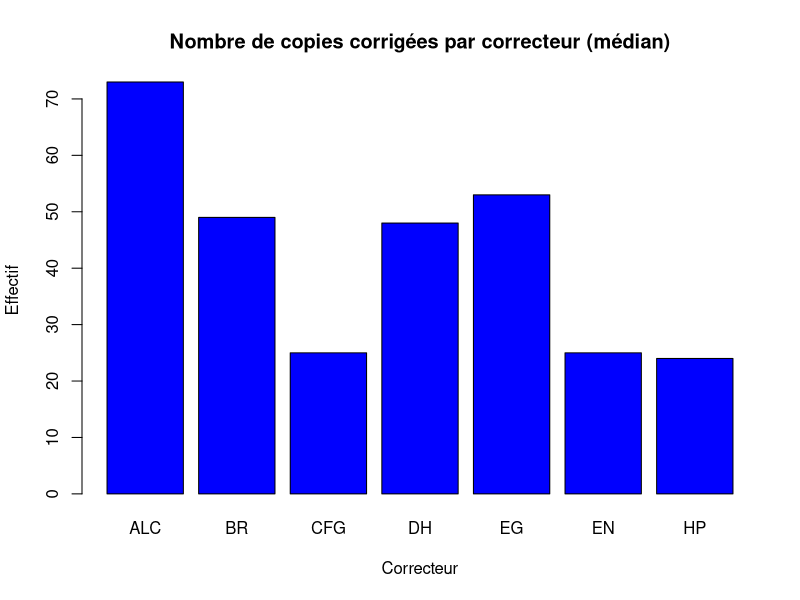
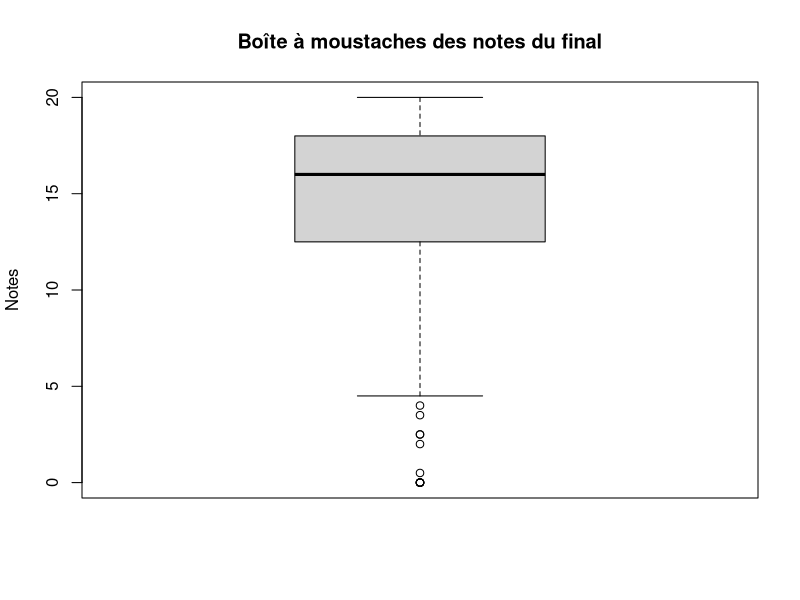

Recreate these plots in R, in order.
# 1
log(640320^3 + 744)/(sqrt(163))
pi

# 2
notes <- c(18, 1.5, 9.5, 15.5, 15, 15.5, 0.5, 14.5, 10)
notes <- c(notes, 4)
notes

# 3
v <- c(1, 2, 3, 4, 5)
u <- c(5, 4, 3, 2, 1)
v + 1
2*v
v/3
u * v
u == 2
v > pi

# 4
notes10 <- notes/2
notes10
notes10 > 6
# On compte 5 élèves ayant eu plus de 6

# 5
moyenne3p <- (notes10[1] + notes10[3] + notes10[length(notes)])/3
moyenne3p

# 6
l <- length(notes[notes>10])
l
# La fonction length donne 5 notes strictement supérieures à 10

#7
notesfloored <- floor(notes)
entiers <- notesfloored == notes
minnotesentieres <- min(notes[entiers])
minnotesentieres

# 8
notes2 <- notes - 2
notes2

# 9
# Il y a 2 notes négatives
negatives = notes2 < 0
notes2[negatives] <- 0
notes2

# 10
sequenceadn <- strsplit("ACAAGATGCCATTGTC", split = "")[[1]]
facteuradn <- factor(sequenceadn)
levels(facteuradn)
nlevels(facteuradn)

# 11
table(facteuradn)

# 12
X <- read.csv("sy02.data")
length(X) # Nombre de colonnes
ncol(X) # Nombre de colonnes
nrow(X) # Nombre de lignes
names(X) # Nom des colonnes

# 13
head(X) # Premiers éléments
summary(X) # Donne des statistiques sur chaque colonne
# Pour les variables quantitatives, on peut relever:
# median, final, moyenne
# Pour les variables qualitatives, on peut relever:
# correcteur.median, correcteur.final, resultat

# 14
X[,2]
X[,ncol(X)]

# 15
mean(X$median[X$correcteur.median == "EG"])

# 16
mean(X$final > X$median)

# 17
mean(X$final)
sd(X$final) # Ecart-type
var(X$final)
median(X$final)
max(X$final) 
min(X$final)
max(X$final) - min(X$final)

# 18
summary(X$final)

# 19
# Calcul des quantiles (Q1 et Q3)
quantile(X$median, probs = c(0.25, 0.75))

# Étendue inter-quartiles manuelle
quantile(X$median, 0.75) - quantile(X$median, 0.25)
IQR(X$median)

# 20
notes_triees <- sort(X$median)
n <- length(notes_triees)
notes_tronquees <- notes_triees[11:(n - 10)] # Exclusion des 10 premières et 10 dernières valeurs
mean(notes_tronquees)

# 21
tab_med <- table(X$correcteur.median)
tab_med
barplot(tab_med, col = "blue", xlab = "Correcteur", ylab = "Effectif",main = "Nombre de copies corrigées par correcteur (médian)")
names(which.max(tab_med))

# 22
bp <- boxplot(X$final, main = "Boîte à moustaches des notes du final", ylab = "Notes")
summary(X$final)
IQR(X$final)
